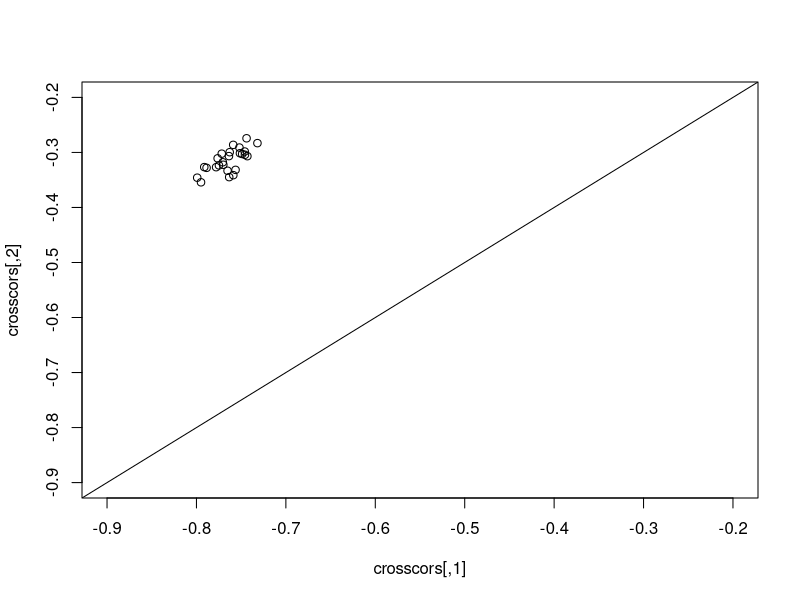
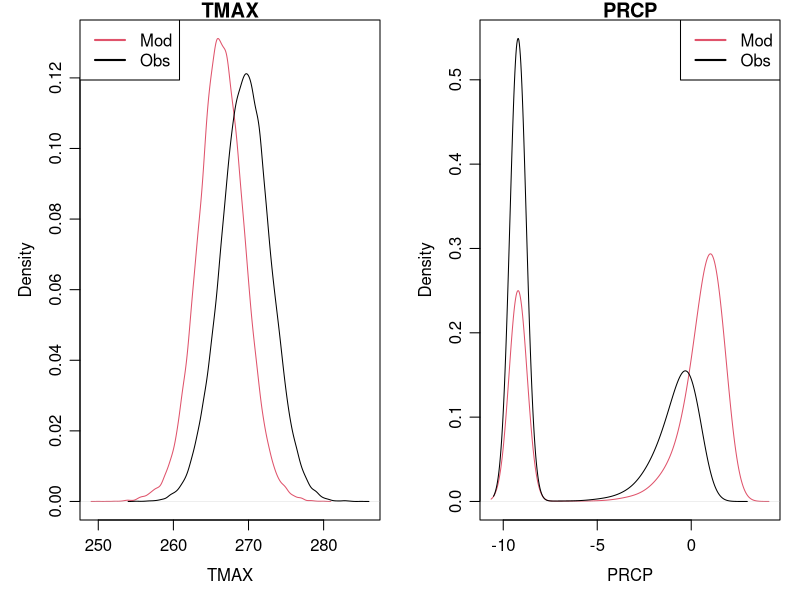

R code for these plots, in order: (Note: this script raises an error after producing the figures.)
rm(list=ls())
library(fields)
library(sn)
library(scales)
sim <- 0
for(sim in 0:100){
    set.seed(sim)
    m        <- 25          # Number of spatial locations
    s        <- 1:m
    mu       <- c(2*s/m+0,  # Temp-obs
                  3*s/m+5,  # Precip-obs
                  1*s/m+0,  # Temp-model
                  2*s/m+1)  # Precip-model  
    locs     <- expand.grid(1:5,1:5)
    d        <- rdist(locs)
    Omega    <- exp(-d/2)   # Spatial correlation
    rho      <- diag(4)     # Cross correlations
    rho[1,2] <- rho[2,1] <- .8  # Cor(temp,prec) for obs
    rho[1,3] <- rho[3,1] <- .5
    rho[1,4] <- rho[4,1] <- .5
    rho[2,3] <- rho[3,2] <- .5
    rho[2,4] <- rho[4,2] <- .5
    rho[4,3] <- rho[3,4] <- .4 # Cor(temp,prec) for model
    ss       <- diag(c(1,-1,1,-1))
    rho      <- ss%*%rho%*%ss
    
    skew     <- c(0,100,0,10) # Skewness
    df       <- 20             # Degrees of freedom
    Smooth   <- exp(-d)     # Extra smoothing for the model output
    
    Sig    <- kronecker(rho,Omega)
    alpha  <- rep(skew,each=m)
    dat    <- rmst(n=64*30, xi=mu, Omega=Sig, alpha=alpha,nu=df) #1 month for 64 years
    Temp0  <- dat[,1:m+0*m]
    Prec0  <- dat[,1:m+1*m]
    Temp1  <- dat[,1:m+2*m]%*%Smooth
    Prec1  <- dat[,1:m+3*m]%*%Smooth
    
    crosscors <- matrix(NA,nrow = 25,ncol=2)
    for(i in 1:25){
        crosscors[i,1] <- cor(Temp0[,i],Prec0[,i])
        crosscors[i,2] <- cor(Temp1[,i],Prec1[,i])
    }
    
    plot(crosscors,xlim=c(-0.9,-0.2),ylim=c(-0.9,-0.2))
    abline(0,1)
    
    # par(mfrow=c(2,2))
    # matplot(s,t(Temp0),type="l",col="gray",main="Temp - obs")
    # matplot(s,t(Prec0),type="l",col="gray",main="Prec - obs")
    # matplot(s,t(Temp1),type="l",col="gray",main="Temp - model")
    # matplot(s,t(Prec1),type="l",col="gray",main="Prec - model")
    # par(mfrow=c(1,1))
    
    summary(c(Temp0))
    summary(c(Temp1))
    
    #tails go out too far so bringing them back in a bit
    Temp0 <- rescale(Temp0,to=c(255,285))
    Temp1 <- rescale(Temp1,to=c(250,280))
    
    # Temp0 <- Temp0 + 20
    # Temp1 <- Temp1 + 20
    
    
    summary(c(Prec1))
    summary(c(Prec0))
    
    for(i in 1:25){
        p0q <- quantile(Prec0[,i],0.6) #75% will become 0s
        p1q <- quantile(Prec1[,i],0.3) #50% will become 0s
        
        # scale shifting prcp
        Prec0[,i] <- Prec0[,i] - p0q 
        Prec1[,i] <- Prec1[,i] - p1q 
    }
    
    summary(c(Prec1))
    summary(c(Prec0))
    
    #thresholding to 0
    Prec0[Prec0<0] = 0 
    Prec1[Prec1<0] = 0
    
    # pdf(paste0('plots/density_sim.pdf'),width = 8, height = 4)
    par(mfrow=c(1,2),mgp=c(2.25,0.75,0),mar=c(4,4,1,1))
    d0 <- density(Temp0) 
    d1 <- density(Temp1) 
    plotmax.y <- max(d0$y,d1$y)
    plotmin.y <- min(d0$y,d1$y)
    plotmax.x <- max(d0$x,d1$x)
    plotmin.x <- min(d0$x,d1$x)
    plot(d1,col=2,ylim=range(c(plotmin.y,plotmax.y)),
         xlim=range(c(plotmin.x,plotmax.x)),ylab="Density",xlab='TMAX',main=paste('TMAX'))
    lines(d0,col=1)
    legend('topleft',c('Mod','Obs'),col=c(2,1),lty = c(1,1),lwd=2)
    
    d0 <-density(log(0.0001+Prec0)) 
    d1 <-density(log(0.0001+Prec1)) 
    plotmax.y <- max(d0$y,d1$y)
    plotmin.y <- min(d0$y,d1$y)
    plotmax.x <- max(d0$x,d1$x)
    plotmin.x <- min(d0$x,d1$x)
    plot(d1,col=2,ylim=range(c(plotmin.y,plotmax.y)),
         xlim=range(c(plotmin.x,plotmax.x)),ylab="Density",xlab = 'PRCP',main=paste('PRCP'))
    lines(d0,col=1)
    legend('topright',c('Mod','Obs'),col=c(2,1),lty = c(1,1),lwd=2)
    par(mfrow=c(1,1))
    # dev.off()
    # savename <- paste0('data/simdata/',sim,'.RData')
    # save(locs,Temp0,Temp1,Prec0,Prec1,file = savename)
    if(sim==0)
    df <- data.frame(year = rep(1:64, each=30), prcp_obs = c(Prec0), prcp_mod = c(Prec1),
                     tmax_obs = c(Temp0), tmax_mod = c(Temp1),
                     lat = rep(locs[,1],each = 30*64), lon = rep(locs[,2],each = 30*64))
    if(sim>0)
        df <- data.frame(prcp_obs = c(Prec0), prcp_mod = c(Prec1),
                         tmax_obs = c(Temp0), tmax_mod = c(Temp1))
    write.csv(df,file = paste0('data/simdata_csv/',sim,'.csv'))
}
